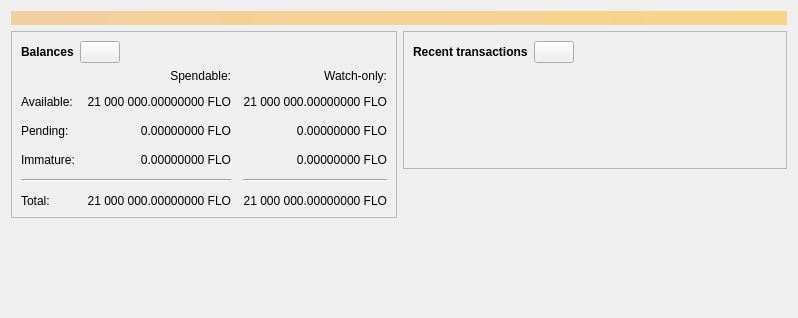
<?xml version="1.0" encoding="UTF-8"?>
<ui version="4.0">
 <class>OverviewPage</class>
 <widget class="QWidget" name="OverviewPage">
  <property name="geometry">
   <rect>
    <x>0</x>
    <y>0</y>
    <width>798</width>
    <height>318</height>
   </rect>
  </property>
  <property name="windowTitle">
   <string>Form</string>
  </property>
  <layout class="QVBoxLayout" name="topLayout">
   <item>
    <widget class="QLabel" name="labelAlerts">
     <property name="visible">
      <bool>false</bool>
     </property>
     <property name="styleSheet">
      <string notr="true">QLabel { background-color: qlineargradient(x1: 0, y1: 0, x2: 1, y2: 0, stop:0 #F0D0A0, stop:1 #F8D488); color:#000000; }</string>
     </property>
     <property name="wordWrap">
      <bool>true</bool>
     </property>
     <property name="margin">
      <number>3</number>
     </property>
     <property name="textInteractionFlags">
      <set>Qt::TextSelectableByMouse</set>
     </property>
    </widget>
   </item>
   <item>
    <layout class="QHBoxLayout" name="horizontalLayout" stretch="1,1">
     <item>
      <layout class="QVBoxLayout" name="verticalLayout_2">
       <item>
        <widget class="QFrame" name="frame">
         <property name="frameShape">
          <enum>QFrame::StyledPanel</enum>
         </property>
         <property name="frameShadow">
          <enum>QFrame::Raised</enum>
         </property>
         <layout class="QVBoxLayout" name="verticalLayout_4">
          <item>
           <layout class="QHBoxLayout" name="horizontalLayout_4">
            <item>
             <widget class="QLabel" name="label_5">
              <property name="font">
               <font>
                <weight>75</weight>
                <bold>true</bold>
               </font>
              </property>
              <property name="text">
               <string>Balances</string>
              </property>
             </widget>
            </item>
            <item>
             <widget class="QPushButton" name="labelWalletStatus">
              <property name="enabled">
               <bool>true</bool>
              </property>
              <property name="maximumSize">
               <size>
                <width>45</width>
                <height>16777215</height>
               </size>
              </property>
              <property name="toolTip">
               <string>The displayed information may be out of date. Your wallet automatically synchronizes with the Bitcoin network after a connection is established, but this process has not completed yet.</string>
              </property>
              <property name="text">
               <string/>
              </property>
              <property name="icon">
               <iconset resource="../bitcoin.qrc">
                <normaloff>:/icons/warning</normaloff>
                <disabledoff>:/icons/warning</disabledoff>:/icons/warning</iconset>
              </property>
              <property name="iconSize">
               <size>
                <width>24</width>
                <height>24</height>
               </size>
              </property>
             </widget>
            </item>
            <item>
             <spacer name="horizontalSpacer_3">
              <property name="orientation">
               <enum>Qt::Horizontal</enum>
              </property>
              <property name="sizeHint" stdset="0">
               <size>
                <width>40</width>
                <height>20</height>
               </size>
              </property>
             </spacer>
            </item>
           </layout>
          </item>
          <item>
           <layout class="QGridLayout" name="gridLayout">
            <property name="spacing">
             <number>12</number>
            </property>
            <item row="2" column="2">
             <widget class="QLabel" name="labelWatchPending">
              <property name="cursor">
               <cursorShape>IBeamCursor</cursorShape>
              </property>
              <property name="toolTip">
               <string>Unconfirmed transactions to watch-only addresses</string>
              </property>
              <property name="text">
               <string notr="true">0.00000000 FLO</string>
              </property>
              <property name="alignment">
               <set>Qt::AlignRight|Qt::AlignTrailing|Qt::AlignVCenter</set>
              </property>
              <property name="textInteractionFlags">
               <set>Qt::LinksAccessibleByMouse|Qt::TextSelectableByKeyboard|Qt::TextSelectableByMouse</set>
              </property>
             </widget>
            </item>
            <item row="2" column="1">
             <widget class="QLabel" name="labelUnconfirmed">
              <property name="cursor">
               <cursorShape>IBeamCursor</cursorShape>
              </property>
              <property name="toolTip">
               <string>Total of transactions that have yet to be confirmed, and do not yet count toward the spendable balance</string>
              </property>
              <property name="text">
               <string notr="true">0.00000000 FLO</string>
              </property>
              <property name="alignment">
               <set>Qt::AlignRight|Qt::AlignTrailing|Qt::AlignVCenter</set>
              </property>
              <property name="textInteractionFlags">
               <set>Qt::LinksAccessibleByMouse|Qt::TextSelectableByKeyboard|Qt::TextSelectableByMouse</set>
              </property>
             </widget>
            </item>
            <item row="3" column="2">
             <widget class="QLabel" name="labelWatchImmature">
              <property name="cursor">
               <cursorShape>IBeamCursor</cursorShape>
              </property>
              <property name="toolTip">
               <string>Mined balance in watch-only addresses that has not yet matured</string>
              </property>
              <property name="text">
               <string notr="true">0.00000000 FLO</string>
              </property>
              <property name="alignment">
               <set>Qt::AlignRight|Qt::AlignTrailing|Qt::AlignVCenter</set>
              </property>
              <property name="textInteractionFlags">
               <set>Qt::LinksAccessibleByMouse|Qt::TextSelectableByKeyboard|Qt::TextSelectableByMouse</set>
              </property>
             </widget>
            </item>
            <item row="4" column="0" colspan="2">
             <widget class="Line" name="line">
              <property name="orientation">
               <enum>Qt::Horizontal</enum>
              </property>
             </widget>
            </item>
            <item row="4" column="2">
             <widget class="Line" name="lineWatchBalance">
              <property name="sizePolicy">
               <sizepolicy hsizetype="Preferred" vsizetype="Fixed">
                <horstretch>0</horstretch>
                <verstretch>0</verstretch>
               </sizepolicy>
              </property>
              <property name="minimumSize">
               <size>
                <width>140</width>
                <height>0</height>
               </size>
              </property>
              <property name="orientation">
               <enum>Qt::Horizontal</enum>
              </property>
             </widget>
            </item>
            <item row="5" column="0">
             <widget class="QLabel" name="labelTotalText">
              <property name="text">
               <string>Total:</string>
              </property>
             </widget>
            </item>
            <item row="3" column="1">
             <widget class="QLabel" name="labelImmature">
              <property name="cursor">
               <cursorShape>IBeamCursor</cursorShape>
              </property>
              <property name="toolTip">
               <string>Mined balance that has not yet matured</string>
              </property>
              <property name="text">
               <string notr="true">0.00000000 FLO</string>
              </property>
              <property name="alignment">
               <set>Qt::AlignRight|Qt::AlignTrailing|Qt::AlignVCenter</set>
              </property>
              <property name="textInteractionFlags">
               <set>Qt::LinksAccessibleByMouse|Qt::TextSelectableByKeyboard|Qt::TextSelectableByMouse</set>
              </property>
             </widget>
            </item>
            <item row="2" column="3">
             <spacer name="horizontalSpacer_2">
              <property name="orientation">
               <enum>Qt::Horizontal</enum>
              </property>
              <property name="sizeHint" stdset="0">
               <size>
                <width>40</width>
                <height>20</height>
               </size>
              </property>
             </spacer>
            </item>
            <item row="3" column="0">
             <widget class="QLabel" name="labelImmatureText">
              <property name="text">
               <string>Immature:</string>
              </property>
             </widget>
            </item>
            <item row="5" column="1">
             <widget class="QLabel" name="labelTotal">
              <property name="cursor">
               <cursorShape>IBeamCursor</cursorShape>
              </property>
              <property name="toolTip">
               <string>Your current total balance</string>
              </property>
              <property name="text">
               <string notr="true">21 000 000.00000000 FLO</string>
              </property>
              <property name="alignment">
               <set>Qt::AlignRight|Qt::AlignTrailing|Qt::AlignVCenter</set>
              </property>
              <property name="textInteractionFlags">
               <set>Qt::LinksAccessibleByMouse|Qt::TextSelectableByKeyboard|Qt::TextSelectableByMouse</set>
              </property>
             </widget>
            </item>
            <item row="5" column="2">
             <widget class="QLabel" name="labelWatchTotal">
              <property name="cursor">
               <cursorShape>IBeamCursor</cursorShape>
              </property>
              <property name="toolTip">
               <string>Current total balance in watch-only addresses</string>
              </property>
              <property name="text">
               <string notr="true">21 000 000.00000000 FLO</string>
              </property>
              <property name="alignment">
               <set>Qt::AlignRight|Qt::AlignTrailing|Qt::AlignVCenter</set>
              </property>
              <property name="textInteractionFlags">
               <set>Qt::LinksAccessibleByMouse|Qt::TextSelectableByKeyboard|Qt::TextSelectableByMouse</set>
              </property>
             </widget>
            </item>
            <item row="0" column="2">
             <widget class="QLabel" name="labelWatchonly">
              <property name="text">
               <string>Watch-only:</string>
              </property>
              <property name="alignment">
               <set>Qt::AlignRight|Qt::AlignTrailing|Qt::AlignVCenter</set>
              </property>
             </widget>
            </item>
            <item row="1" column="0">
             <widget class="QLabel" name="labelBalanceText">
              <property name="text">
               <string>Available:</string>
              </property>
             </widget>
            </item>
            <item row="1" column="1">
             <widget class="QLabel" name="labelBalance">
              <property name="cursor">
               <cursorShape>IBeamCursor</cursorShape>
              </property>
              <property name="toolTip">
               <string>Your current spendable balance</string>
              </property>
              <property name="text">
               <string notr="true">21 000 000.00000000 FLO</string>
              </property>
              <property name="alignment">
               <set>Qt::AlignRight|Qt::AlignTrailing|Qt::AlignVCenter</set>
              </property>
              <property name="textInteractionFlags">
               <set>Qt::LinksAccessibleByMouse|Qt::TextSelectableByKeyboard|Qt::TextSelectableByMouse</set>
              </property>
             </widget>
            </item>
            <item row="1" column="2">
             <widget class="QLabel" name="labelWatchAvailable">
              <property name="cursor">
               <cursorShape>IBeamCursor</cursorShape>
              </property>
              <property name="toolTip">
               <string>Your current balance in watch-only addresses</string>
              </property>
              <property name="text">
               <string notr="true">21 000 000.00000000 FLO</string>
              </property>
              <property name="alignment">
               <set>Qt::AlignRight|Qt::AlignTrailing|Qt::AlignVCenter</set>
              </property>
              <property name="textInteractionFlags">
               <set>Qt::LinksAccessibleByMouse|Qt::TextSelectableByKeyboard|Qt::TextSelectableByMouse</set>
              </property>
             </widget>
            </item>
            <item row="2" column="0">
             <widget class="QLabel" name="labelPendingText">
              <property name="text">
               <string>Pending:</string>
              </property>
             </widget>
            </item>
            <item row="0" column="1">
             <widget class="QLabel" name="labelSpendable">
              <property name="text">
               <string>Spendable:</string>
              </property>
              <property name="alignment">
               <set>Qt::AlignRight|Qt::AlignTrailing|Qt::AlignVCenter</set>
              </property>
             </widget>
            </item>
           </layout>
          </item>
         </layout>
        </widget>
       </item>
       <item>
        <spacer name="verticalSpacer">
         <property name="orientation">
          <enum>Qt::Vertical</enum>
         </property>
         <property name="sizeHint" stdset="0">
          <size>
           <width>20</width>
           <height>40</height>
          </size>
         </property>
        </spacer>
       </item>
      </layout>
     </item>
     <item>
      <layout class="QVBoxLayout" name="verticalLayout_3">
       <item>
        <widget class="QFrame" name="frame_2">
         <property name="frameShape">
          <enum>QFrame::StyledPanel</enum>
         </property>
         <property name="frameShadow">
          <enum>QFrame::Raised</enum>
         </property>
         <layout class="QVBoxLayout" name="verticalLayout">
          <item>
           <layout class="QHBoxLayout" name="horizontalLayout_2">
            <item>
             <widget class="QLabel" name="label_4">
              <property name="font">
               <font>
                <weight>75</weight>
                <bold>true</bold>
               </font>
              </property>
              <property name="text">
               <string>Recent transactions</string>
              </property>
             </widget>
            </item>
            <item>
             <widget class="QPushButton" name="labelTransactionsStatus">
              <property name="enabled">
               <bool>true</bool>
              </property>
              <property name="maximumSize">
               <size>
                <width>45</width>
                <height>16777215</height>
               </size>
              </property>
              <property name="toolTip">
               <string>The displayed information may be out of date. Your wallet automatically synchronizes with the Bitcoin network after a connection is established, but this process has not completed yet.</string>
              </property>
              <property name="text">
               <string/>
              </property>
              <property name="icon">
               <iconset resource="../bitcoin.qrc">
                <normaloff>:/icons/warning</normaloff>
                <disabledoff>:/icons/warning</disabledoff>:/icons/warning</iconset>
              </property>
              <property name="iconSize">
               <size>
                <width>24</width>
                <height>24</height>
               </size>
              </property>
             </widget>
            </item>
            <item>
             <spacer name="horizontalSpacer">
              <property name="orientation">
               <enum>Qt::Horizontal</enum>
              </property>
              <property name="sizeHint" stdset="0">
               <size>
                <width>40</width>
                <height>20</height>
               </size>
              </property>
             </spacer>
            </item>
           </layout>
          </item>
          <item>
           <widget class="TransactionOverviewWidget" name="listTransactions">
            <property name="styleSheet">
             <string notr="true">QListView { background: transparent; }</string>
            </property>
            <property name="frameShape">
             <enum>QFrame::NoFrame</enum>
            </property>
            <property name="verticalScrollBarPolicy">
             <enum>Qt::ScrollBarAlwaysOff</enum>
            </property>
            <property name="horizontalScrollBarPolicy">
             <enum>Qt::ScrollBarAlwaysOff</enum>
            </property>
            <property name="sizeAdjustPolicy">
             <enum>QAbstractScrollArea::AdjustToContents</enum>
            </property>
            <property name="selectionMode">
             <enum>QAbstractItemView::NoSelection</enum>
            </property>
            <property name="uniformItemSizes">
             <bool>true</bool>
            </property>
           </widget>
          </item>
         </layout>
        </widget>
       </item>
       <item>
        <spacer name="verticalSpacer_2">
         <property name="orientation">
          <enum>Qt::Vertical</enum>
         </property>
         <property name="sizeHint" stdset="0">
          <size>
           <width>20</width>
           <height>40</height>
          </size>
         </property>
        </spacer>
       </item>
      </layout>
     </item>
    </layout>
   </item>
  </layout>
 </widget>
 <customwidgets>
  <customwidget>
   <class>TransactionOverviewWidget</class>
   <extends>QListView</extends>
   <header>qt/transactionoverviewwidget.h</header>
  </customwidget>
 </customwidgets>
 <resources/>
 <connections/>
</ui>
